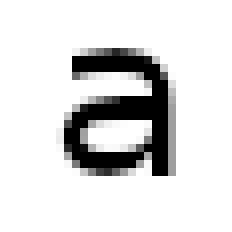
#> input picture images/a_32bit.bmp, 29 x 29 px (shown 8 times larger)
$ python convert_32bit_to_1bit.py images/a_32bit.bmp out.png
#> lines starting #> are read from the running program, lines starting #| are printed output that depends on the picture; after the words box and inside, x2 and y2 are one past the last pixel; in counts of white or black regions, pixels touching at a corner belong together
#!/bin/python

from PIL import Image
import sys

# Open the image and convert to grayscale
img = Image.open(sys.argv[1]).convert("L")

# Apply threshold: pixels >128 become white, others become black
bw = img.point(lambda x: 255 if x > 128 else 0, '1') # '1' = 1-bit mode
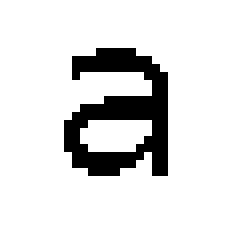
#> bw: PIL image 29x29 1 (shown 8 times larger); 86.6% white; black in thin lines or dots, all inside (x1, y1, x2, y2) = (8, 6, 21, 22)

# Save as 1-bit BMP
bw.save(sys.argv[2], format="BMP")
